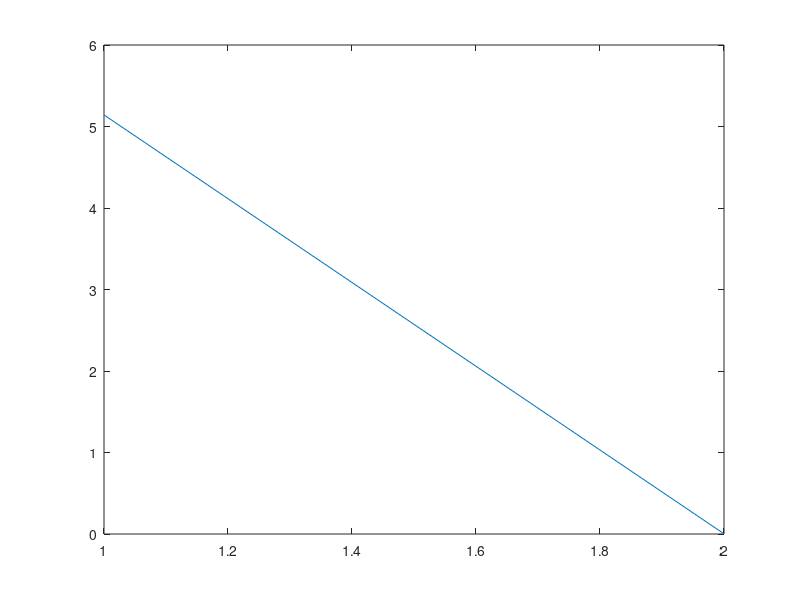

Here is the MATLAB script that generated this plot:
n = 100;
x3 = 3 * ones(n, 1);
x2 = 2 * ones(n-1, 1);
x1 = ones(n-2,1);
A3 = diag(x3)
A2_1 = diag(x2, -1)
A2_2 = diag(x2, 1)
A1_1 = diag(x1, -2)
A1_2 = diag(x1, 2)

A = A3+A2_1+A2_2+A1_1+A1_2;


x = ones(100, 1);

interval = 0.01;
x2 = 3;
x1 = 2;

n = (x2-x1)/ interval +1

sigma = linspace(2, 3, n)

maxit = 2000;
tol = 1e-04;

for it = 1:maxit
    r = 0;
    w = inv(A)*x;
    x = w / norm(w);
    l1 = dot(x, x);
    l2 = dot(x,inv(A)*x);
    lambda = l1/l2;
    r = norm(A*x - lambda*x);
    if r < tol
        break;
    end
    T_(it)=r;
    t(it)=it;
end
lambda
t
size(T_)
plot(t,T_)
% semilogy(t,T_)

